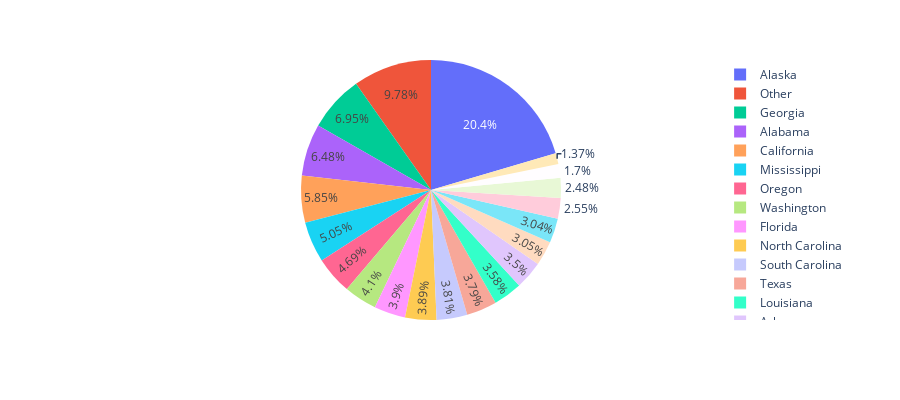

The cell this chart's notebook holds for it:
### Code cell
# Loss Area - Pie Chart
geemap.pie_chart(
    tl, names = 'NAME', values = 'sum', max_rows = 20, height = 400
)

### Figure 1 — Plotly figure (JSON) as saved in the notebook; plotly's stock layout.template omitted (floating-point values rounded to 4 significant figures)
{"data": [{"domain": {"x": [0, 1], "y": [0, 1]}, "hovertemplate": "NAME=%{label}<br>sum=%{value}<extra></extra>", "labels": ["Alaska", "Georgia", "Alabama", "California", "Mississippi", "Oregon", "Washington", "Florida", "North Carolina", "South Carolina", "Texas", "Louisiana", "Arkansas", "Montana", "Idaho", "Maine", "Virginia", "Minnesota", "Michigan", "Other", "Other", "Other", "Other", "Other", "Other", "Other", "Other", "Other", "Other", "Other", "Other", "Other", "Other", "Other", "Other", "Other", "Other", "Other", "Other", "Other", "Other", "Other", "Other", "Other", "Other", "Other", "Other", "Other", "Other", "Other", "Other", "Other", "Other", "Other", "Other", "Other"], "legendgroup": "", "name": "", "showlegend": true, "type": "pie", "values": [254800.0, 86660.0, 80740.0, 72900.0, 62990.0, 58450.0, 51120.0, 48650.0, 48500.0, 47480.0, 47210.0, 44640.0, 43670.0, 38070.0, 37950.0, 31820.0, 30920.0, 21210.0, 17030.0, 14320.0, 12750.0, 11210.0, 10110.0, 9008.0, 7475.0, 7341.0, 6818.0, 5556.0, 5111.0, 4963.0, 4767.0, 4351.0, 3657.0, 2819.0, 2704.0, 2118.0, 1310.0, 1176, 757.9, 745.8, 658.0, 473, 376.1, 347, 313, 184.4, 175.9, 173.7, 104.9, 69, 28, 21, 1.992, 0, 0, 0]}], "layout": {"height": 400, "legend": {"tracegroupgap": 0}, "margin": {"t": 60}}}
